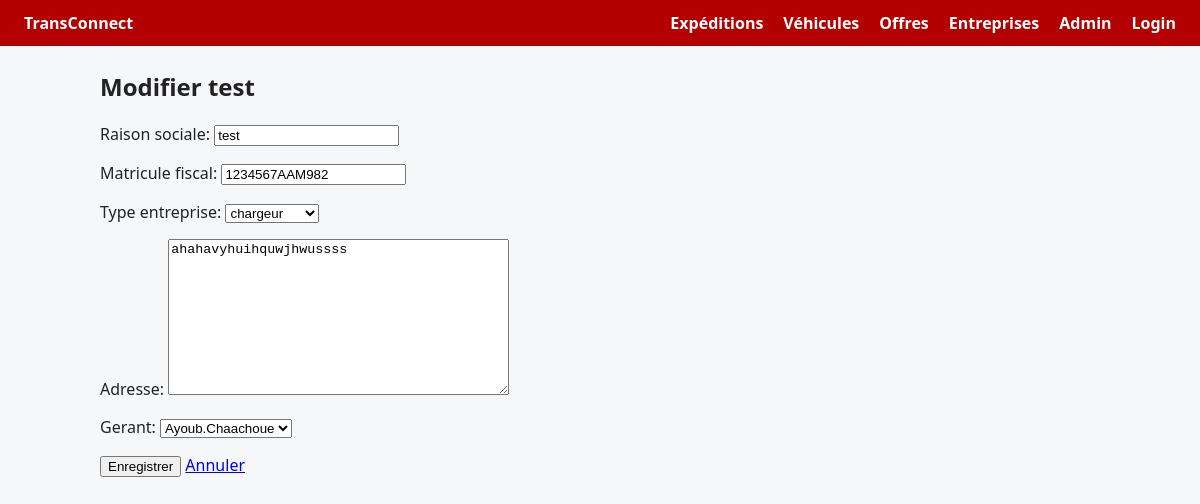
The app's page /entreprises/1/modifier/ with its own data.
### EntreprisesApp/models.py (models this page shows)
class Entreprise(models.Model):
    raison_sociale = models.CharField()
    matricule_fiscal = models.CharField(
        max_length=17,
        unique=True,
        validators=[
            RegexValidator(
                regex=r"^\d{7}[/ -]?[A-Za-z][/ -]?[ABDNPEabdnpe][/ -]?[MPCNEmpcne][/ -]?\d{3}$",
                message="Matricule fiscal invalide (ex. 1234567AAM000 ou 1234567/A/A/M/000).",
            )
        ],
    )
    type_entreprise = models.CharField(
        choices=[
            ("chargeur", "chargeur"),
            ("transporteur", "transporteur"),
        ]
    )
    adresse = models.TextField(validators=[MinLengthValidator(20)])
    created_at = models.DateTimeField(auto_now_add=True)
    updated_at = models.DateTimeField(auto_now=True)
    gerant = models.OneToOneField(
        settings.AUTH_USER_MODEL,
        on_delete=models.CASCADE,
        related_name="entreprise",
    )
    def __str__(self):
        return self.raison_sociale

### EntreprisesApp/views.py (the view)
# urls.py: path("<int:pk>/modifier/", views.modifier_entreprise, name="modifier"),
def modifier_entreprise(request, pk):
    entreprise = get_object_or_404(Entreprise, pk=pk)
    form = EntrepriseForm(request.POST or None, instance=entreprise)
    if form.is_valid():
        form.save()
        messages.success(request, "Entreprise modifiee.")
        return redirect("entreprises:detail", pk=pk)
    return render(request, "entreprises/form.html", {"form": form, "entreprise": entreprise})

### EntreprisesApp/forms.py
class EntrepriseForm(forms.ModelForm):
    class Meta:
        model = Entreprise
        fields = ["raison_sociale", "matricule_fiscal", "type_entreprise", "adresse", "gerant"]

### EntreprisesApp/templates/entreprises/form.html (shortened to what this page needs)
{% extends "base.html" %}
{% block content %}
<h2>{% if entreprise %}Modifier {{ entreprise }}{% else %}Ajouter une entreprise{% endif %}</h2>
<form method="post" novalidate>
    {{ form.as_p }}
    <button type="submit">Enregistrer</button>
    <a href="{% url 'entreprises:liste' %}">Annuler</a>
</form>
{% endblock %}

### templates/base.html (style rules this page uses)
body { font-family: system-ui, sans-serif; margin: 0; background: #f6f7f9; color: #222; }

### records on screen
Entreprise: raison_sociale "test", matricule_fiscal "1234567AAM982", type_entreprise "chargeur", adresse "ahahavyhuihquwjhwussss", gerant "Ayoub.Chaachoue"
